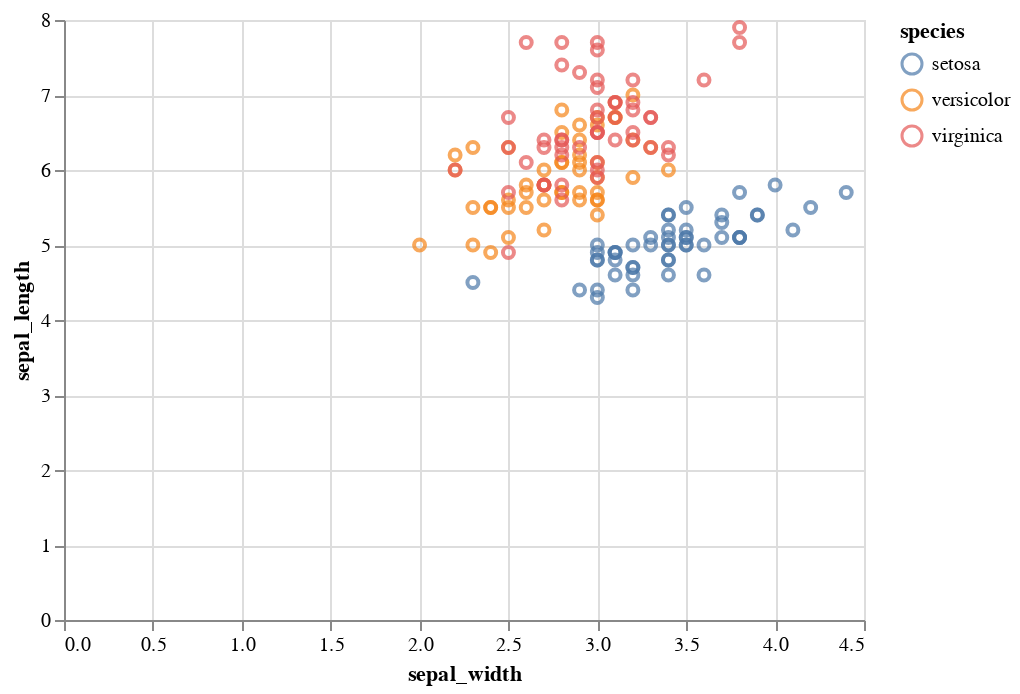

The code cell stored with this chart in its notebook:
### Code cell
alt.Chart(iris_data).mark_point().encode(x='sepal_width', 
                                         y='sepal_length',
                                         color='species')

### Figure 1 — Vega-Lite specification as saved in the notebook (floating-point values rounded to 4 significant figures; data arrays with more than 128 entries replaced by an {"elided": "..."} marker saying what was removed)
{"$schema": "https://vega.github.io/schema/vega-lite/v3.4.0.json", "config": {"mark": {"tooltip": null}, "view": {"height": 300, "width": 400}}, "data": {"name": "data-55d68bef01494dfb0cf7e3a0f8ee0f5a"}, "datasets": {"data-55d68bef01494dfb0cf7e3a0f8ee0f5a": {"elided": "150 records"}}, "encoding": {"color": {"field": "species", "type": "nominal"}, "x": {"field": "sepal_width", "type": "quantitative"}, "y": {"field": "sepal_length", "type": "quantitative"}}, "mark": "point"}
